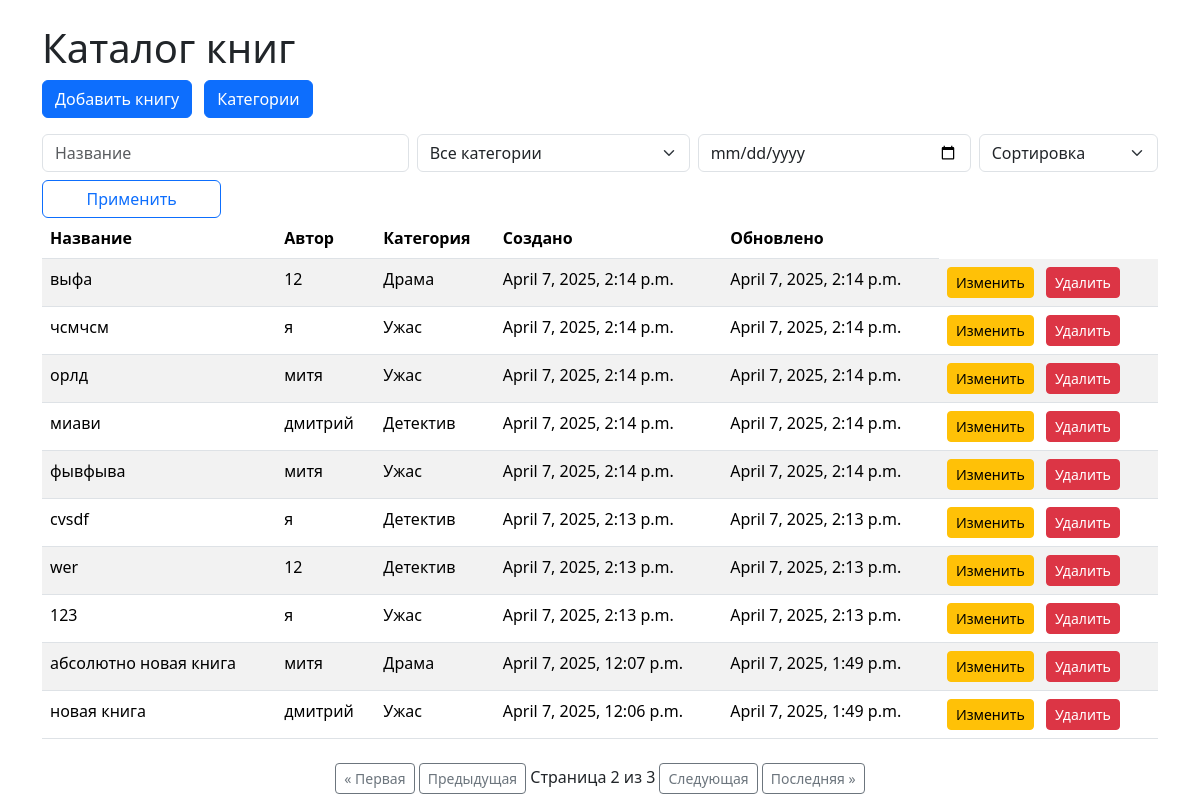
Screenshot of /?page=2 with the database file from the repository.
### catalog/models.py (models this page shows, shortened)
class Book(models.Model):
    title = models.CharField(max_length=200)
    author = models.CharField(max_length=200)
    category = models.ForeignKey(Category, on_delete=models.CASCADE)
    created_at = models.DateTimeField(auto_now_add=True)
    updated_at = models.DateTimeField(auto_now=True)

class Category(models.Model):
    name = models.CharField(max_length=100, unique=True)

### catalog/views.py (the view)
# urls.py: path('', views.book_list, name='book_list'),
def book_list(request):
    books = Book.objects.all()
    categories = Category.objects.all()
    title_query = request.GET.get('title')
    if title_query:
        books = books.filter(title__icontains=title_query)
    category_id = request.GET.get('category')
    if category_id:
        books = books.filter(category_id=category_id)
    date_query = request.GET.get('date')
    if date_query:
        books = books.filter(created_at__date=date_query)
    allowed_sorts = [
        'title', '-title',
        'category__name', '-category__name',
        'created_at', '-created_at',
        'updated_at', '-updated_at'  # все возможные сортировки
    ]
    sort_by = request.GET.get('sort', '-created_at')  # по умолчанию сортировка по дате добавления (сначала новые)
    if sort_by not in allowed_sorts:
        sort_by = '-created_at'  # защита от неправильных параметров
    books = books.order_by(sort_by)
    paginator = Paginator(books, 10)
    page_number = request.GET.get('page')
    page_obj = paginator.get_page(page_number)
    return render(request, 'catalog/book_list.html', {
        'request': request,
        'page_obj': page_obj,
        'sort_by': sort_by,
        'categories': categories,
    })

### catalog/templatetags/custom_tags.py (called while the page is built)
@register.simple_tag(takes_context=True)
def param_replace(context, **kwargs):
    request = context['request']
    params = request.GET.copy()
    for key, value in kwargs.items():
        params[key] = value
    return params.urlencode()

### catalog/templates/catalog/book_list.html (shortened to what this page needs)
{% load static %}
{% load custom_tags %}
<!DOCTYPE html>
<html>
<head>
    <link href="{% static 'css/bootstrap.min.css' %}" rel="stylesheet">
</head>
<body>
    <div class="container mt-4">
        <h1>Каталог книг</h1>
        <a href="{% url 'add_book' %}" class="btn btn-primary mb-3">Добавить книгу</a>
        <a href="{% url 'category_list' %}" class="btn btn-primary mb-3 ms-2">Категории</a>
        <form method="get" id="combinedForm">
            <div class="row g-2">
                <div class="col-md-4">
                    <input type="text" class="form-control" name="title" placeholder="Название" value="{{ request.GET.title }}">
                </div>
                <div class="col-md-3">
                    <select class="form-select" name="category">
                        <option value="">Все категории</option>
                    </select>
                </div>
                <div class="col-md-3">
                    <input type="date" class="form-control" name="date" value="{{ request.GET.date }}">
                </div>
                <div class="col-md-2">
                    <select class="form-select" name="sort" onchange="document.getElementById('combinedForm').submit()">
                        <option value="">Сортировка</option>
                    </select>
                </div>
                <div class="col-md-2">
                    <button type="submit" class="btn btn-outline-primary w-100">Применить</button>
                </div>
            </div>
        </form>
        <table class="table table-striped">
            <thead>
                <tr>
                    <th>Название</th>
                    <th>Автор</th>
                    <th>Категория</th>
                    <th>Создано</th>
                    <th>Обновлено</th>
                </tr>
            </thead>
            <tbody>
                {% for book in page_obj %}
                <tr>
                    <td>{{ book.title }}</td>
                    <td>{{ book.author }}</td>
                    <td>{{ book.category.name }}</td>
                    <td>{{ book.created_at }}</td>
                    <td>{{ book.updated_at }}</td>
                    <td>
                        <a href="{% url 'edit_book' book.pk %}" class="btn btn-sm btn-warning me-2">Изменить</a>
                        <a href="{% url 'delete_book' book.pk %}" class="btn btn-sm btn-danger">Удалить</a>
                    </td>
                </tr>
                {% endfor %}
            </tbody>
        </table>
    </div>
</body>
</html>
{% include 'catalog/pagination.html' %}

### rows the page displays
Book: title "выфа", author "12", category.name "Драма", created_at "April 7, 2025, 2:14 p.m.", updated_at "April 7, 2025, 2:14 p.m."
Book: title "чсмчсм", author "я", category.name "Ужас", created_at "April 7, 2025, 2:14 p.m.", updated_at "April 7, 2025, 2:14 p.m."
Book: title "орлд", author "митя", category.name "Ужас", created_at "April 7, 2025, 2:14 p.m.", updated_at "April 7, 2025, 2:14 p.m."
Book: title "миави", author "дмитрий", category.name "Детектив", created_at "April 7, 2025, 2:14 p.m.", updated_at "April 7, 2025, 2:14 p.m."
Book: title "фывфыва", author "митя", category.name "Ужас", created_at "April 7, 2025, 2:14 p.m.", updated_at "April 7, 2025, 2:14 p.m."
Book: title "cvsdf", author "я", category.name "Детектив", created_at "April 7, 2025, 2:13 p.m.", updated_at "April 7, 2025, 2:13 p.m."
Book: title "wer", author "12", category.name "Детектив", created_at "April 7, 2025, 2:13 p.m.", updated_at "April 7, 2025, 2:13 p.m."
Book: title "123", author "я", category.name "Ужас", created_at "April 7, 2025, 2:13 p.m.", updated_at "April 7, 2025, 2:13 p.m."
Book: title "абсолютно новая книга", author "митя", category.name "Драма", created_at "April 7, 2025, 12:07 p.m.", updated_at "April 7, 2025, 1:49 p.m."
Book: title "новая книга", author "дмитрий", category.name "Ужас", created_at "April 7, 2025, 12:06 p.m.", updated_at "April 7, 2025, 1:49 p.m."

### other values shown
{{ page_obj.number }} "2"
{{ page_obj.paginator.num_pages }} "3"
